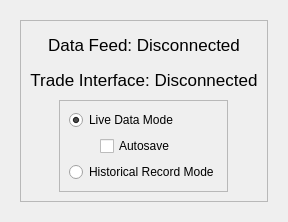
      <widget class="QWidget" name="overviewTab">
       <attribute name="title">
        <string>Overview</string>
       </attribute>
       <layout class="QGridLayout" name="gridLayout_7">
        <item row="0" column="0">
         <layout class="QVBoxLayout" name="verticalLayout_3">
          <item>
           <widget class="QWidget" name="widget_4" native="true">
            <property name="sizePolicy">
             <sizepolicy hsizetype="Minimum" vsizetype="Preferred">
              <horstretch>0</horstretch>
              <verstretch>0</verstretch>
             </sizepolicy>
            </property>
            <property name="minimumSize">
             <size>
              <width>200</width>
              <height>200</height>
             </size>
            </property>
            <property name="maximumSize">
             <size>
              <width>9999</width>
              <height>200</height>
             </size>
            </property>
            <layout class="QHBoxLayout" name="horizontalLayout_6">
             <item>
              <widget class="QFrame" name="frame_4">
               <property name="maximumSize">
                <size>
                 <width>386</width>
                 <height>16777215</height>
                </size>
               </property>
               <property name="frameShape">
                <enum>QFrame::StyledPanel</enum>
               </property>
               <property name="frameShadow">
                <enum>QFrame::Raised</enum>
               </property>
               <layout class="QVBoxLayout" name="verticalLayout_8">
                <item>
                 <widget class="QLabel" name="feedConLabel">
                  <property name="font">
                   <font>
                    <pointsize>13</pointsize>
                   </font>
                  </property>
                  <property name="text">
                   <string>Data Feed: Disconnected</string>
                  </property>
                  <property name="alignment">
                   <set>Qt::AlignCenter</set>
                  </property>
                 </widget>
                </item>
                <item>
                 <widget class="QLabel" name="interfaceConLabel">
                  <property name="font">
                   <font>
                    <pointsize>13</pointsize>
                   </font>
                  </property>
                  <property name="text">
                   <string>Trade Interface: Disconnected</string>
                  </property>
                  <property name="alignment">
                   <set>Qt::AlignCenter</set>
                  </property>
                 </widget>
                </item>
                <item>
                 <layout class="QHBoxLayout" name="horizontalLayout_5">
                  <item>
                   <widget class="QFrame" name="feedModeFrame">
                    <property name="maximumSize">
                     <size>
                      <width>169</width>
                      <height>100</height>
                     </size>
                    </property>
                    <property name="frameShape">
                     <enum>QFrame::StyledPanel</enum>
                    </property>
                    <property name="frameShadow">
                     <enum>QFrame::Plain</enum>
                    </property>
                    <property name="lineWidth">
                     <number>2</number>
                    </property>
                    <layout class="QVBoxLayout" name="verticalLayout_6">
                     <item>
                      <widget class="QRadioButton" name="liveModeToggle">
                       <property name="text">
                        <string>Live Data Mode</string>
                       </property>
                       <property name="checked">
                        <bool>true</bool>
                       </property>
                      </widget>
                     </item>
                     <item>
                      <layout class="QHBoxLayout" name="horizontalLayout_8">
                       <item>
                        <widget class="QCheckBox" name="autosaveCheck">
                         <property name="sizePolicy">
                          <sizepolicy hsizetype="Fixed" vsizetype="Fixed">
                           <horstretch>0</horstretch>
                           <verstretch>0</verstretch>
                          </sizepolicy>
                         </property>
                         <property name="minimumSize">
                          <size>
                           <width>0</width>
                           <height>0</height>
                          </size>
                         </property>
                         <property name="maximumSize">
                          <size>
                           <width>86</width>
                           <height>16777215</height>
                          </size>
                         </property>
                         <property name="layoutDirection">
                          <enum>Qt::LeftToRight</enum>
                         </property>
                         <property name="text">
                          <string>Autosave</string>
                         </property>
                        </widget>
                       </item>
                      </layout>
                     </item>
                     <item>
                      <widget class="QRadioButton" name="historyModeToggle">
                       <property name="text">
                        <string>Historical Record Mode</string>
                       </property>
                      </widget>
                     </item>
                    </layout>
                   </widget>
                  </item>
                 </layout>
                </item>
               </layout>
              </widget>
             </item>
            </layout>
           </widget>
          </item>
         </layout>
        </item>
       </layout>
      </widget>
